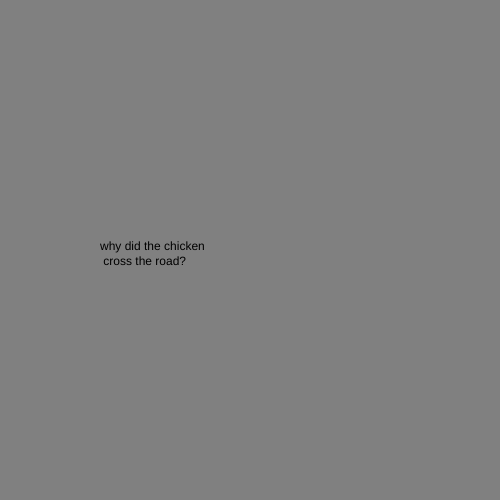
Frame 1 (no input)
Frame 60 (no input): identical to frame 1, image omitted
Frame 120 (the mouse pressed at the canvas centre since frame 60): identical to frame 1, image omitted

The p5.js sketch that drew this single still picture (run headless with seeded random() and noise() and a simulated clock; from frame 60 on, the mouse is pressed at the canvas centre):

// p5.js sketch
// ── sketch.js
let state = 0;
let timer = 0;

function setup() {
  createCanvas(500, 500);

}

function draw() {

  switch (state) {

    case 0:
      background('grey');
      text("why did the chicken \n cross the road?", 100, height / 2);

      break;

    case 1:
      background('yellow');
      text("to get to the other side", 100, height / 2);

      break;
  }

  timer++;
  if (timer > 3 * 60) {
    timer = 0;
    state++;
    if (state > 1) state = 0;    
  }
}


function mouseReleased() {
  state++;
  if (state > 1) state = 0;
}
